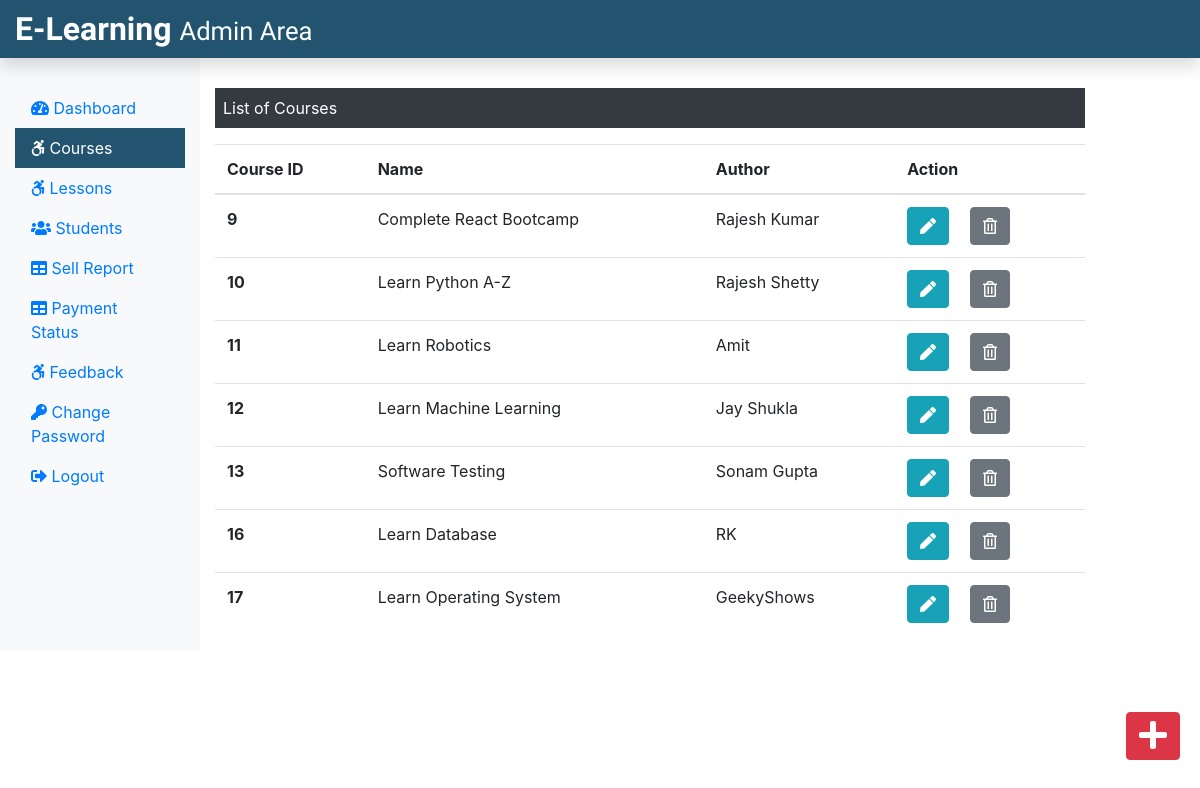
The page /Admin/courses.php (signed in) on the database its author committed.
### tables this page shows
CREATE TABLE `course` (
  `course_id` int(11) NOT NULL,
  `course_name` text NOT NULL,
  `course_desc` text NOT NULL,
  `course_author` varchar(255) NOT NULL,
  `course_img` text NOT NULL,
  `course_duration` text NOT NULL,
  `course_price` int(11) NOT NULL,
  `course_original_price` int(11) NOT NULL
);

### Admin/courses.php (the view, shortened to what this page needs)
<?php
include('./adminInclude/header.php');
include('../dbConnection.php');
 ?>
  <div class="col-sm-9 mt-5">
    <p class=" bg-dark text-white p-2">List of Courses</p>
    <?php
      $sql = "SELECT * FROM course";
      $result = $conn->query($sql);
      if($result->num_rows > 0){
       echo '<table class="table">
       <thead>
        <tr>
         <th scope="col">Course ID</th>
         <th scope="col">Name</th>
         <th scope="col">Author</th>
         <th scope="col">Action</th>
        </tr>
       </thead>
       <tbody>';
        while($row = $result->fetch_assoc()){
          echo '<tr>';
          echo '<th scope="row">'.$row["course_id"].'</th>';
          echo '<td>'. $row["course_name"].'</td>';
          echo '<td>'.$row["course_author"].'</td>';
          echo '<td><form action="editcourse.php" method="POST" class="d-inline"> <input type="hidden" name="id" value='. $row["course_id"] .'><button type="submit" class="btn btn-info mr-3" name="view" value="View"><i class="fas fa-pen"></i></button></form>
          <form action="" method="POST" class="d-inline"><input type="hidden" name="id" value='. $row["course_id"] .'><button type="submit" class="btn btn-secondary" name="delete" value="Delete"><i class="far fa-trash-alt"></i></button></form></td>
         </tr>';
        }
        echo '</tbody>
        </table>';
      } else {
        echo "0 Result";
      }
     ?>
  </div>
 </div>
 <div><a class="btn btn-danger box" href="./addCourse.php"><i class="fas fa-plus fa-2x"></i></a></div>
</div>
<?php
include('./adminInclude/footer.php');
?>

### css/adminstyle.css (style rules this page uses)
.box { position: fixed; bottom: 10px; right: 20px; margin-bottom: 30px; }

### rows shown on the page
course: course_id "9", course_name "Complete React Bootcamp", course_author "Rajesh Kumar"
course: course_id "10", course_name "Learn Python A-Z", course_author "Rajesh Shetty"
course: course_id "11", course_name "Learn Robotics", course_author "Amit"
course: course_id "12", course_name "Learn Machine Learning", course_author "Jay Shukla"
course: course_id "13", course_name "Software Testing", course_author "Sonam Gupta"
course: course_id "16", course_name "Learn Database", course_author "RK"
course: course_id "17", course_name "Learn Operating System", course_author "GeekyShows"
